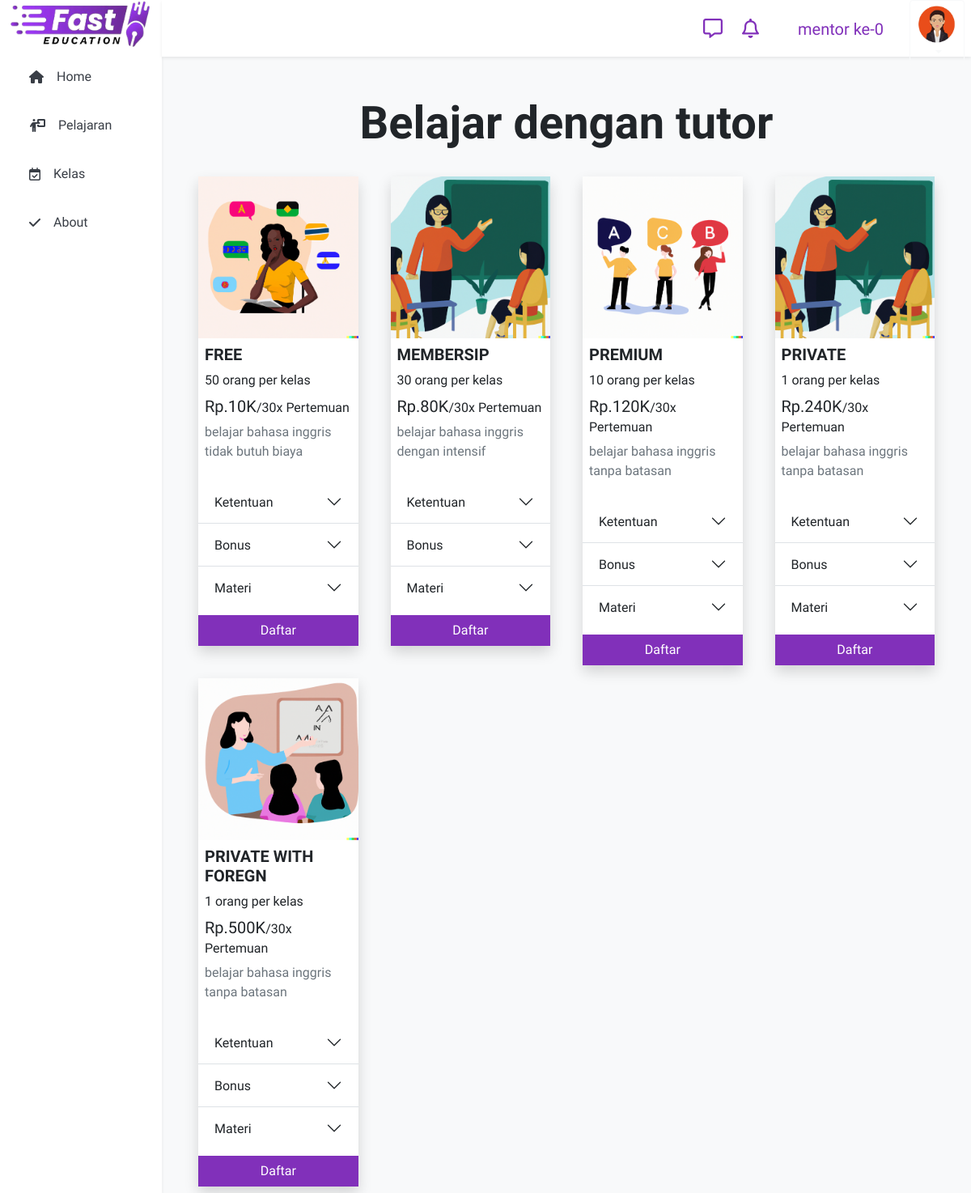
Screenshot of /kelas/upgrade (signed in) with the database file from the repository.
### config/models.py (models this page shows, shortened)
class Setting(models.Model):
    title       = models.CharField(max_length=224)
    sub         = models.TextField()
    icon        = models.FileField(upload_to='landing', blank=True, )
    logo        = models.FileField(upload_to='landing', blank=True, )
    foto        = models.FileField(upload_to='landing', blank=True, )
    fotoadv     = models.FileField(upload_to='landing', blank=True, )
    alamat      = models.CharField(max_length=224, blank=True, )
    telp        = models.CharField(blank=True,max_length=13 )
    email       = models.EmailField(blank=True, )
    ig          = models.CharField(max_length=224, blank=True, )
    fb          = models.CharField(max_length=224, blank=True, )
    tiktok      = models.CharField(max_length=224, blank=True, )
    youtube     = models.CharField(max_length=224, blank=True, )
    komisi_teacher = models.IntegerField(default=70)
    komisi_developer = models.IntegerField(default=7)
    komisi_owner = models.IntegerField(default=23)

### akun/models.py (models this page shows, shortened)
class Users(models.Model):
    user        = models.ForeignKey(user_root, blank=True, null=True ,on_delete=models.CASCADE, related_name="user_user")
    birth       = models.DateField(null=True, blank=True)
    address     = models.CharField(max_length=224, blank=True)
    photo       = models.FileField(upload_to='photo/profile', blank=True, null=True)
    join        = models.DateField(auto_now_add=True)                           # kapan join
    kelas       = models.IntegerField(default=1)
    testi       = models.TextField(blank=True)
    phone       = models.CharField(max_length=224, blank=True)
    promo       = models.BooleanField(default=False)
    teacher     = models.BooleanField(default=False)
    xp          = models.IntegerField(default=0)
    nyawa       = models.IntegerField(default=0)
    game        = models.IntegerField(default=0)
    mahkota     = models.IntegerField(default=0)
    level       = models.ForeignKey(Level,to_field='name', default='Beginner',on_delete=models.CASCADE, related_name="progress_user")

### kelas/models.py (models this page shows, shortened)
class Program(models.Model):
    nama        = models.CharField(max_length=224,  unique=True)
    foto        = models.FileField(upload_to='photo/level', max_length=100, null=True, blank=True)
    keterangan  = models.CharField(max_length=224)
    nyawa       = models.IntegerField(default=0)
    biaya       = models.IntegerField(default=0)
    discount    = models.IntegerField(default=0)
    promo       = models.IntegerField(default=0)
    bestseller  = models.BooleanField(default=False)
    pertemuan   = models.IntegerField(default=0)
    siswa       = models.IntegerField(default=0)
    durasi      = models.IntegerField(default=1)
    mengulang   = models.BooleanField(default=False)
    ketentuan   = models.CharField(max_length=225, blank=True, null=True)
    materi      = models.CharField(max_length=225, blank=True, null=True)
    bonus       = models.CharField(max_length=225, blank=True, null=True)
    langganan   = models.ForeignKey(Langganan,blank=True, null=True,  on_delete=models.CASCADE, related_name="langganan")
    def ketentuans(self):
        return self.ketentuan.split(",")
    def materis(self):
        return self.materi.split(",")
    def bonuses(self):
        return self.bonus.split(",")

### kelas/views.py (the view)
# urls.py: path('upgrade', views.upgrade, name="upgrade"),
def upgrade(request):
    context["user"]     = Users.objects.get(user=request.user)
    context['paket'] = Program.objects.all().order_by("biaya")
    return render(request, "kelas/upgrade.html", context)

### config/templatetags/custom_tags.py (called while the page is built)
@register.simple_tag
def random_int(a, b=None):
    if b is None:
        a, b = 0, a
    return random.randint(a, b)

### config/utils.py (called while the page is built)
def is_date_in_range(request):
    if not request.user.is_authenticated:
        return False
    premium = Premium.objects.filter(user=request.user)
    if not premium.exists():
        return False
    return premium.premium_start <= datetime.now() <= premium.premium_end

def beforeRequest(request):
    if request.user.is_authenticated:
        user = Users.objects.filter(user=request.user.id)
        if not user.exists():
            Users.objects.create(user=request.user)

def config(request):
    beforeRequest(request)
    context = {}
    context['config']   = Setting.objects.get()
    context['me']       = Users.objects.get(user=request.user) if request.user.is_authenticated else ''
    context['premium']  = is_date_in_range(request) if request.user.is_authenticated else False
    context['mentorlist']   = Users.objects.filter(teacher=True)
    return context

### templates/kelas/upgrade.html (shortened to what this page needs)
{% extends 'dashboard.html' %}
{% load static %}
{% load humanize %}
{% block content %}
<div class="content">
    <div class="my-4 container">
        <div class="display-4 fw-semibold text-center my-2 pb-3">Belajar dengan tutor</div>
        <div class="row ">
            {% for p in paket %}
            <div class="col-12 col-md-3">
                <div class="shadow bg-white m-2">
                    <img src="/media/{{p.foto}}" alt="" class="w-100" style="height: 200px; object-fit: cover;">
                    <div class="p-2">
                        <h5 class="text-uppercase fw-bold">{{p.nama}}</h5>
                        <div class="fw-ligther mb-2">{{p.siswa}} orang per kelas</div>
                        <h5>Rp.{{p.discount|cut:"000"|intcomma}}K<span class="h6 fw-ligther mb-4">/{{p.pertemuan}}x Pertemuan</span></h5>
                        <p class="text-secondary">{{p.keterangan}}</p>
                    </div>
                    <div class="accordion accordion-flush" id="accordionFlushExample">
                    <div class="accordion-item">
                        <h2 class="accordion-header">
                        <button class="accordion-button collapsed" type="button" data-bs-toggle="collapse" data-bs-target="#flush-{{p.id}}" aria-expanded="false" aria-controls="flush-{{p.id}}">
                            Ketentuan
                        </button>
                        </h2>
                    </div>
                    <div class="accordion-item">
                        <h2 class="accordion-header">
                        <button class="accordion-button collapsed" type="button" data-bs-toggle="collapse" data-bs-target="#flush-two{{p.id}}" aria-expanded="false" aria-controls="flush-two{{p.id}}">
                            Bonus
                        </button>
                        </h2>
                    </div>
                    <div class="accordion-item">
                        <h2 class="accordion-header">
                        <button class="accordion-button collapsed" type="button" data-bs-toggle="collapse" data-bs-target="#flush-tri{{p.id}}" aria-expanded="false" aria-controls="flush-tri{{p.id}}">
                            Materi
                        </button>
                        </h2>
                    </div>
                    </div>
                    <div class="d-grid my-2">
                        <a href="{% url 'kelas:confirm' id=p.id %}" class="btn btn-primary rounded-0">Daftar</a>
                    </div>
                </div>
            </div>
            {% endfor %}
        </div>
    </div>
</div>
{% endblock content %}

### templates/dashboard.html (shortened to what this page needs)
{% load static %}
{% load custom_tags %}
<!doctype html>
<html lang="en">
  <head>
    <link rel="stylesheet" href="https://cdnjs.cloudflare.com/ajax/libs/font-awesome/6.2.1/css/all.min.css" />
    <link rel="stylesheet" href="{% static 'css/bootstrap.css' %}">
    <link rel="stylesheet" href="{% static 'css/dashboard.css' %}">
    <link rel="stylesheet" href="{% static 'css/style.css' %}">
  </head>
  <body class="bg-light">
    {% include 'snippets/sidebar.html' with peran='user' %}
    {% include 'snippets/topbar.html' %}
    {% block content %}
    {% endblock content %}
  </body>
</html>

### templates/snippets/sidebar.html
<div class="sidebar h6 shadow-sm" id="sidebar">
    <div class="d-none d-md-block"><img src="/media/{{config.icon}}" alt="logo" style="height: 60px;"></div>
    {% if peran == 'user' %}
    <a {% if url == 'index' %}class="active"{% endif %} href="{% url 'home' %}"><i class="fas fa-home me-3"></i> <span class="d-none d-sm-block">Home</span></a>
    <a {% if url == 'modul' %}class="active"{% endif %} href="{% url 'modul:index' %}"><i class="fa-solid fa-person-chalkboard me-3"></i><span class="d-none d-sm-block">Pelajaran</span></a>
    <a {% if url == 'kelas' %}class="active"{% endif %} href="{% url 'kelas:index' %}"><i class="fa-regular fa-calendar-check me-3"></i><span class="d-none d-sm-block">Kelas</span></a>
    <a href="#about"><i class="fa-solid fa-check me-3"></i><span class="d-none d-sm-block">About</span></a>
    {% endif %}
</div>

### templates/snippets/topbar.html (shortened to what this page needs)
{% load custom_tags %}
<div class="topbar bg-white text-primary shadow-sm" id="topbar">
    <div class="d-flex justify-content-between justify-content-md-start flex-md-row-reverse">
        <div class="d-flex flex-md-row-reverse">
          <div class="dropdown mx-2">
            <a class="btn btn-sm btn-outline-light dropdown-toggle" href="#" role="button" data-bs-toggle="dropdown" aria-expanded="false">
            <div class="rounded-img">
              <img src="/media/{% if user.photo %}{{ user.photo }}{% else %}/profile/image{% random_int 1 24 %}.jpg{% endif %}" alt="profile">
            </div>
            </a>
          </div>
            <p class="p-4 h5 ">{% if user.user.first_name %}{{user.user.first_name}} {{user.user.last_name}}{% else %}ubah profile{% endif %} </p>
        </div>
        <div class="d-flex h4 text-primary me-4">
          <a href="{% url 'pesan:index' %}" class="align-self-center me-4"> <i class="fa-regular fa-message"></i></a>
          <a href="#" class=" align-self-center"><i class="fa-regular fa-bell"></i></a>
        </div>
    </div>
</div>

### static/css/dashboard.css (style rules this page uses)
body { margin: 0; }
.sidebar { margin: 0; padding-left: 10px; width: 200px; background-color: #fff; position: fixed; height: 100%; overflow: auto; z-index: 2; }
.sidebar a { display: flex; color: #393E46; padding-left: 16px; padding-right: 16px; margin: 10px; height: 50px; text-decoration: none; align-items: center; border-radius: 15px; transition: background-color .2s; }
.topbar { position: fixed; width: calc(100% - 200px); left: 200px; height: 70px; z-index: 3; }
.rounded-img { height: 50px; width: 50px; border-radius: 50%; overflow: hidden; }
.rounded-img img { width: 100%; }
.content { display: block; position: absolute; top: calc(50% + 70px); left: calc(50% + 200px); transform: translate(calc(-50% - 100px), calc(-50% - 35px)); width: calc(100% - 250px); max-width: 1600px; height:calc(100% - 120px); }

### static/css/style.css (style rules this page uses)
* { font-family: 'Titillium Web', sans-serif; }

### rows the page displays
Setting: icon (picture)
Users: user.first_name "mentor", user.last_name "ke-0"
Program: foto (picture), nama "FREE", siswa "50", discount "10", pertemuan "30", keterangan "belajar bahasa inggris tidak butuh biaya"
Program: foto (picture), nama "MEMBERSIP", siswa "30", discount "80", pertemuan "30", keterangan "belajar bahasa inggris dengan intensif"
Program: foto (picture), nama "PREMIUM", siswa "10", discount "120", pertemuan "30", keterangan "belajar bahasa inggris tanpa batasan"
Program: foto (picture), nama "PRIVATE", siswa "1", discount "240", pertemuan "30", keterangan "belajar bahasa inggris tanpa batasan"
Program: foto (picture), nama "PRIVATE WITH FOREGN", siswa "1", discount "500", pertemuan "30", keterangan "belajar bahasa inggris tanpa batasan"
